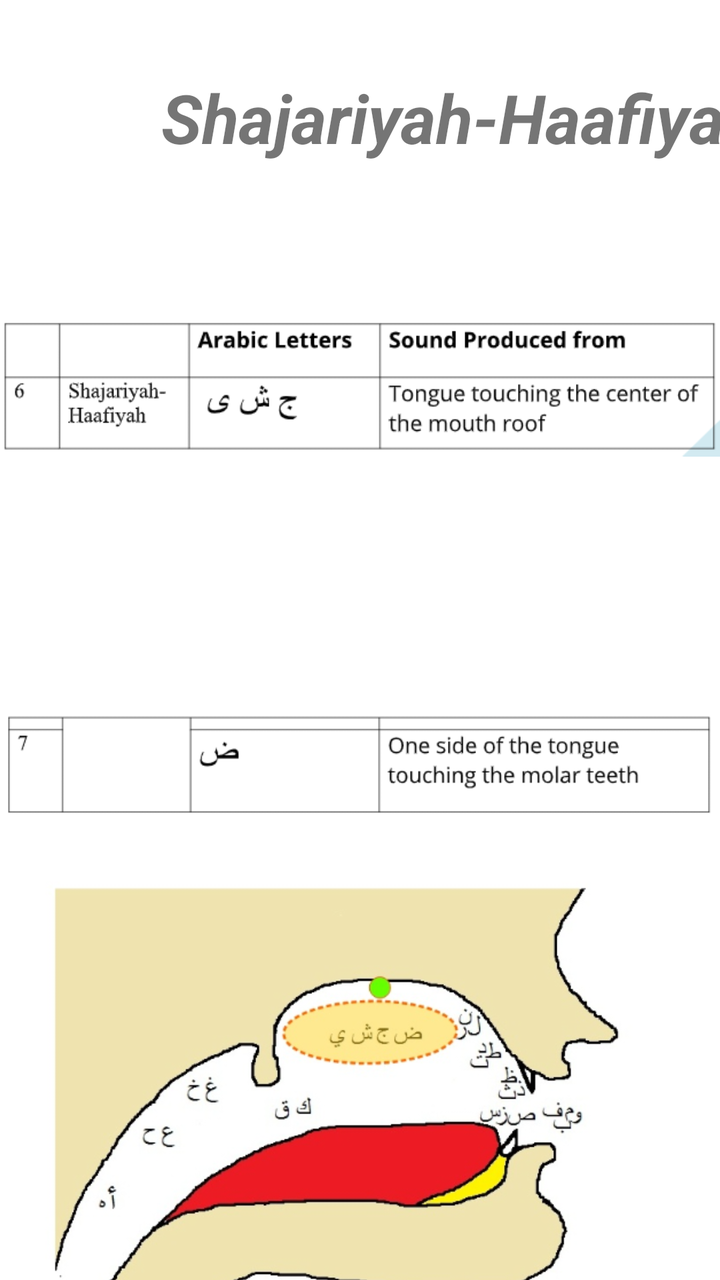
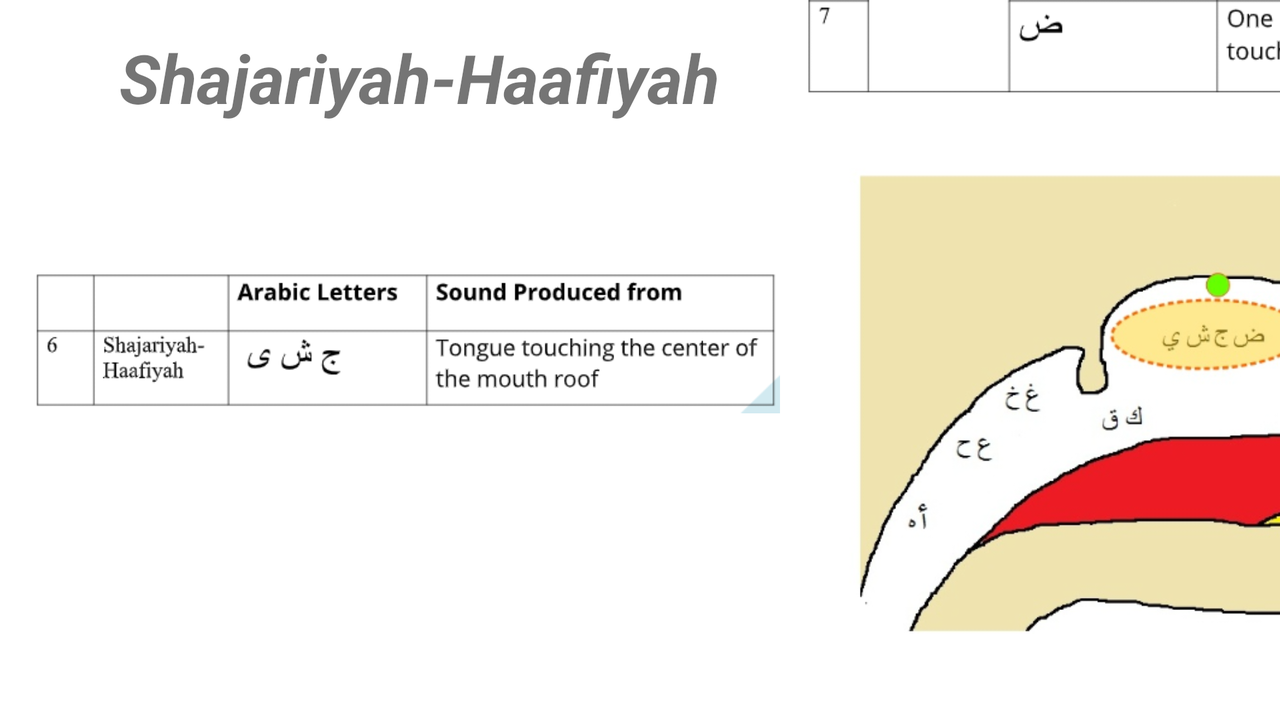

Two renders of one Android screen. The first uses the default layout on a phone; the second uses the alternative layout the repository ships for a different screen configuration, on a matching device. The two XML files are below.
<!-- AndroidManifest.xml: application theme Theme.Makharijapp -->
<!-- res/layout/activity_shajariyah_page.xml -->
<?xml version="1.0" encoding="utf-8"?>
<androidx.constraintlayout.widget.ConstraintLayout xmlns:android="http://schemas.android.com/apk/res/android"
    xmlns:app="http://schemas.android.com/apk/res-auto"
    xmlns:tools="http://schemas.android.com/tools"
    android:layout_width="match_parent"
    android:layout_height="match_parent"
    tools:context=".shajariyah_page">

    <TextView
        android:id="@+id/textView9"
        android:layout_width="311dp"
        android:layout_height="57dp"
        android:layout_marginStart="75dp"
        android:layout_marginTop="36dp"
        android:layout_marginEnd="92dp"
        android:text="Shajariyah-Haafiyah"
        android:textAlignment="center"
        android:textSize="34sp"
        android:textStyle="bold|italic"
        app:layout_constraintEnd_toEndOf="parent"
        app:layout_constraintHorizontal_bias="0.0"
        app:layout_constraintStart_toStartOf="parent"
        app:layout_constraintTop_toTopOf="parent" />

    <ImageView
        android:id="@+id/imageView8"
        android:layout_width="wrap_content"
        android:layout_height="wrap_content"
        android:layout_marginTop="42dp"
        app:layout_constraintEnd_toEndOf="parent"
        app:layout_constraintStart_toStartOf="parent"
        app:layout_constraintTop_toBottomOf="@+id/textView9"
        app:srcCompat="@drawable/shajariyah01" />

    <ImageView
        android:id="@+id/imageView9"
        android:layout_width="354dp"
        android:layout_height="481dp"
        android:layout_marginStart="29dp"
        android:layout_marginTop="11dp"
        android:layout_marginEnd="29dp"
        app:layout_constraintEnd_toEndOf="parent"
        app:layout_constraintStart_toStartOf="parent"
        app:layout_constraintTop_toBottomOf="@+id/imageView8"
        app:srcCompat="@drawable/shajariyah02" />

</androidx.constraintlayout.widget.ConstraintLayout>
<!-- resources referenced by this layout -->
<resources>
  <!-- drawable shajariyah01: png bitmap (drawable, 14120 bytes) -->
  <!-- drawable shajariyah02: png bitmap (drawable, 129739 bytes) -->
  <style name="Theme.Makharijapp" parent="Theme.MaterialComponents.DayNight.DarkActionBar">
          
          <item name="colorPrimary">@color/purple_500</item>
          <item name="colorPrimaryVariant">@color/purple_700</item>
          <item name="colorOnPrimary">@color/white</item>
          
          <item name="colorSecondary">@color/teal_200</item>
          <item name="colorSecondaryVariant">@color/teal_700</item>
          <item name="colorOnSecondary">@color/black</item>
          
          <item name="android:statusBarColor" tools:targetApi="l">?attr/colorPrimaryVariant</item>
          
      </style>
</resources>
<!-- res/layout-land/activity_shajariyah_page.xml (the repository's variant of the layout above) -->
<!-- drawn on the phone turned sideways -->
<?xml version="1.0" encoding="utf-8"?>
<androidx.constraintlayout.widget.ConstraintLayout xmlns:android="http://schemas.android.com/apk/res/android"
    xmlns:app="http://schemas.android.com/apk/res-auto"
    xmlns:tools="http://schemas.android.com/tools"
    android:layout_width="match_parent"
    android:layout_height="match_parent"
    tools:context=".shajariyah_page">

    <TextView
        android:id="@+id/textView9"
        android:layout_width="371dp"
        android:layout_height="74dp"
        android:layout_marginStart="24dp"
        android:layout_marginTop="16dp"
        android:text="Shajariyah-Haafiyah"
        android:textAlignment="center"
        android:textSize="34sp"
        android:textStyle="bold|italic"
        app:layout_constraintStart_toStartOf="parent"
        app:layout_constraintTop_toTopOf="parent" />

    <ImageView
        android:id="@+id/imageView6"
        android:layout_width="374dp"
        android:layout_height="122dp"
        android:layout_marginStart="16dp"
        android:layout_marginTop="20dp"
        app:layout_constraintStart_toStartOf="parent"
        app:layout_constraintTop_toBottomOf="@+id/textView9"
        app:srcCompat="@drawable/shajariyah01" />

    <ImageView
        android:id="@+id/imageView7"
        android:layout_width="390dp"
        android:layout_height="356dp"
        android:layout_marginStart="8dp"
        android:layout_marginBottom="28dp"
        app:layout_constraintBottom_toBottomOf="parent"
        app:layout_constraintStart_toEndOf="@+id/textView9"
        app:srcCompat="@drawable/shajariyah02" />

</androidx.constraintlayout.widget.ConstraintLayout>
